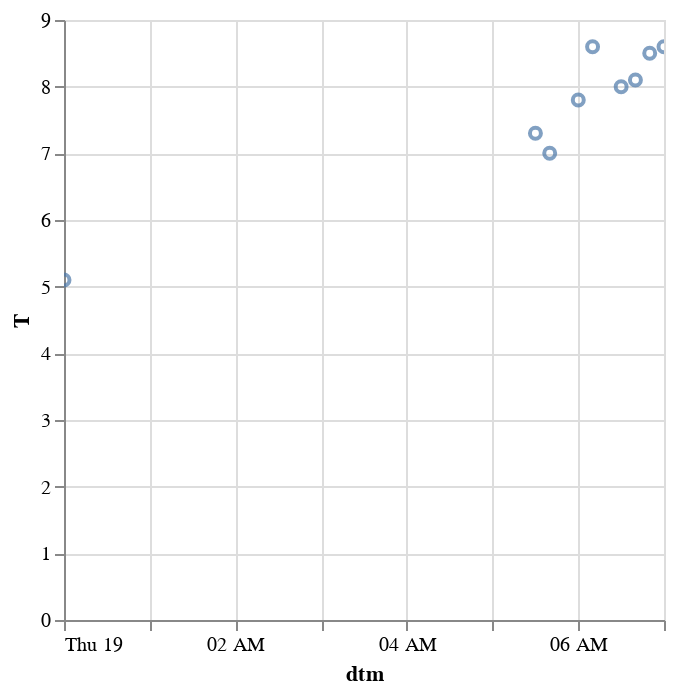

The cell this chart's notebook holds for it:
### Code cell
df.plot.point(x="dtm", y="T")

### Figure 1 — Vega-Lite specification as saved in the notebook (floating-point values rounded to 4 significant figures)
{"config": {"view": {"continuousWidth": 300, "continuousHeight": 300}}, "data": {"name": "data-020a0baafa93a463e5c579de8a8dbcf1"}, "mark": {"type": "point", "tooltip": true}, "encoding": {"x": {"field": "dtm", "type": "temporal"}, "y": {"field": "T", "type": "quantitative"}}, "params": [{"name": "param_1", "select": {"type": "interval", "encodings": ["x", "y"]}, "bind": "scales"}], "$schema": "https://vega.github.io/schema/vega-lite/v5.20.1.json", "datasets": {"data-020a0baafa93a463e5c579de8a8dbcf1": [{"dtm": "2023-10-19T00:00:00", "T": 5.1}, {"dtm": "2023-10-19T05:20:00", "T": null}, {"dtm": "2023-10-19T05:30:00", "T": 7.3}, {"dtm": "2023-10-19T05:40:00", "T": 7.0}, {"dtm": "2023-10-19T06:00:00", "T": 7.8}, {"dtm": "2023-10-19T06:10:00", "T": 8.6}, {"dtm": "2023-10-19T06:30:00", "T": 8.0}, {"dtm": "2023-10-19T06:40:00", "T": 8.1}, {"dtm": "2023-10-19T06:50:00", "T": 8.5}, {"dtm": "2023-10-19T07:00:00", "T": 8.6}, {"dtm": "2024-01-11T15:20:00", "T": null}, {"dtm": "2024-01-11T15:30:00", "T": null}, {"dtm": "2024-01-11T15:40:00", "T": null}]}}
